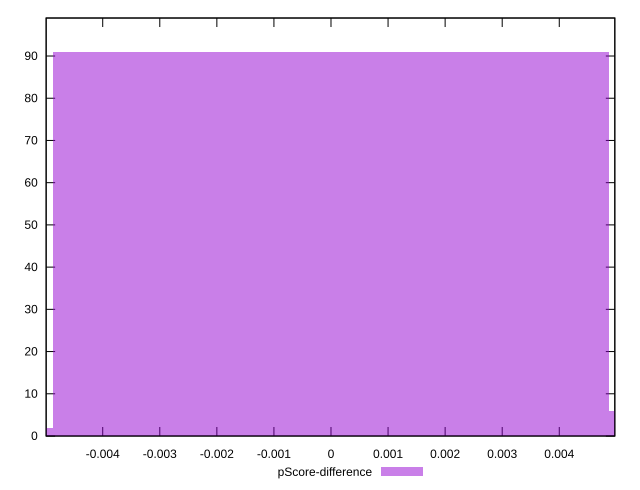

This figure's gnuplot source:
reset

$pScoreDifference <<EOF
0 91
0.009727335747617376 6
-0.009727335747617376 2
EOF

set key outside below
set boxwidth 0.009727335747617376
set xrange [-0.0049911978779262345:0.004973367469583878]
set yrange [0:99]
set trange [0:99]
set style fill transparent solid 0.5 noborder
set terminal svg size 640, 490 enhanced background rgb 'white'
set output "reports/report_00030_2021-02-24T20-42-31.540Z/first-meaningful-paint/samples/card/pScore-difference/histogram.svg"

plot $pScoreDifference title "pScore-difference" with boxes

reset
